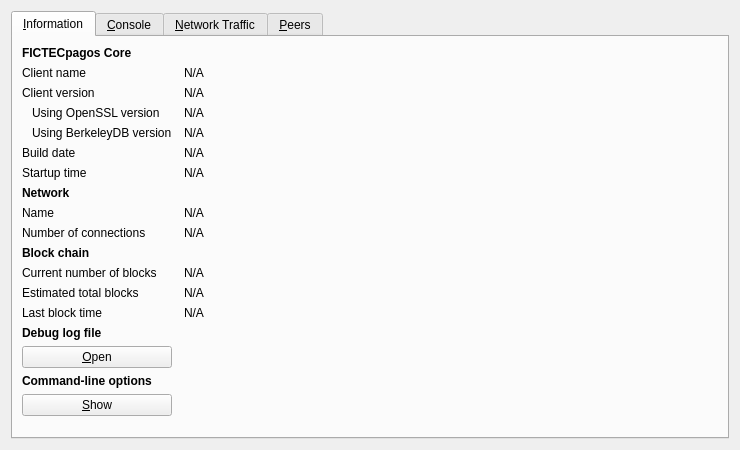
<?xml version="1.0" encoding="UTF-8"?>
<ui version="4.0">
 <class>RPCConsole</class>
 <widget class="QDialog" name="RPCConsole">
  <property name="geometry">
   <rect>
    <x>0</x>
    <y>0</y>
    <width>740</width>
    <height>450</height>
   </rect>
  </property>
  <property name="windowTitle">
   <string>FICTECpagos - Debug window</string>
  </property>
  <layout class="QVBoxLayout" name="verticalLayout_2">
   <item>
    <widget class="QTabWidget" name="tabWidget">
     <property name="currentIndex">
      <number>0</number>
     </property>
     <widget class="QWidget" name="tab_info">
      <attribute name="title">
       <string>&amp;Information</string>
      </attribute>
      <layout class="QGridLayout" name="gridLayout" columnstretch="0,1">
       <property name="horizontalSpacing">
        <number>12</number>
       </property>
       <item row="0" column="0">
        <widget class="QLabel" name="label_9">
         <property name="font">
          <font>
           <weight>75</weight>
           <bold>true</bold>
          </font>
         </property>
         <property name="text">
          <string>FICTECpagos Core</string>
         </property>
        </widget>
       </item>
       <item row="1" column="0">
        <widget class="QLabel" name="label_5">
         <property name="text">
          <string>Client name</string>
         </property>
        </widget>
       </item>
       <item row="1" column="1">
        <widget class="QLabel" name="clientName">
         <property name="cursor">
          <cursorShape>IBeamCursor</cursorShape>
         </property>
         <property name="text">
          <string>N/A</string>
         </property>
         <property name="textFormat">
          <enum>Qt::PlainText</enum>
         </property>
         <property name="textInteractionFlags">
          <set>Qt::LinksAccessibleByMouse|Qt::TextSelectableByKeyboard|Qt::TextSelectableByMouse</set>
         </property>
        </widget>
       </item>
       <item row="2" column="0">
        <widget class="QLabel" name="label_6">
         <property name="text">
          <string>Client version</string>
         </property>
        </widget>
       </item>
       <item row="2" column="1">
        <widget class="QLabel" name="clientVersion">
         <property name="cursor">
          <cursorShape>IBeamCursor</cursorShape>
         </property>
         <property name="text">
          <string>N/A</string>
         </property>
         <property name="textFormat">
          <enum>Qt::PlainText</enum>
         </property>
         <property name="textInteractionFlags">
          <set>Qt::LinksAccessibleByMouse|Qt::TextSelectableByKeyboard|Qt::TextSelectableByMouse</set>
         </property>
        </widget>
       </item>
       <item row="3" column="0">
        <widget class="QLabel" name="label_14">
         <property name="text">
          <string>Using OpenSSL version</string>
         </property>
         <property name="indent">
          <number>10</number>
         </property>
        </widget>
       </item>
       <item row="3" column="1">
        <widget class="QLabel" name="openSSLVersion">
         <property name="cursor">
          <cursorShape>IBeamCursor</cursorShape>
         </property>
         <property name="text">
          <string>N/A</string>
         </property>
         <property name="textFormat">
          <enum>Qt::PlainText</enum>
         </property>
         <property name="textInteractionFlags">
          <set>Qt::LinksAccessibleByMouse|Qt::TextSelectableByKeyboard|Qt::TextSelectableByMouse</set>
         </property>
        </widget>
       </item>
       <item row="4" column="0">
        <widget class="QLabel" name="label_berkeleyDBVersion">
         <property name="text">
          <string>Using BerkeleyDB version</string>
         </property>
         <property name="indent">
          <number>10</number>
         </property>
        </widget>
       </item>
       <item row="4" column="1">
        <widget class="QLabel" name="berkeleyDBVersion">
         <property name="cursor">
          <cursorShape>IBeamCursor</cursorShape>
         </property>
         <property name="text">
          <string>N/A</string>
         </property>
         <property name="textFormat">
          <enum>Qt::PlainText</enum>
         </property>
         <property name="textInteractionFlags">
          <set>Qt::LinksAccessibleByMouse|Qt::TextSelectableByKeyboard|Qt::TextSelectableByMouse</set>
         </property>
        </widget>
       </item>
       <item row="5" column="0">
        <widget class="QLabel" name="label_12">
         <property name="text">
          <string>Build date</string>
         </property>
        </widget>
       </item>
       <item row="5" column="1">
        <widget class="QLabel" name="buildDate">
         <property name="cursor">
          <cursorShape>IBeamCursor</cursorShape>
         </property>
         <property name="text">
          <string>N/A</string>
         </property>
         <property name="textFormat">
          <enum>Qt::PlainText</enum>
         </property>
         <property name="textInteractionFlags">
          <set>Qt::LinksAccessibleByMouse|Qt::TextSelectableByKeyboard|Qt::TextSelectableByMouse</set>
         </property>
        </widget>
       </item>
       <item row="6" column="0">
        <widget class="QLabel" name="label_13">
         <property name="text">
          <string>Startup time</string>
         </property>
        </widget>
       </item>
       <item row="6" column="1">
        <widget class="QLabel" name="startupTime">
         <property name="cursor">
          <cursorShape>IBeamCursor</cursorShape>
         </property>
         <property name="text">
          <string>N/A</string>
         </property>
         <property name="textFormat">
          <enum>Qt::PlainText</enum>
         </property>
         <property name="textInteractionFlags">
          <set>Qt::LinksAccessibleByMouse|Qt::TextSelectableByKeyboard|Qt::TextSelectableByMouse</set>
         </property>
        </widget>
       </item>
       <item row="7" column="0">
        <widget class="QLabel" name="label_11">
         <property name="font">
          <font>
           <weight>75</weight>
           <bold>true</bold>
          </font>
         </property>
         <property name="text">
          <string>Network</string>
         </property>
        </widget>
       </item>
       <item row="8" column="0">
        <widget class="QLabel" name="label_8">
         <property name="text">
          <string>Name</string>
         </property>
        </widget>
       </item>
       <item row="8" column="1">
        <widget class="QLabel" name="networkName">
         <property name="cursor">
          <cursorShape>IBeamCursor</cursorShape>
         </property>
         <property name="text">
          <string>N/A</string>
         </property>
         <property name="textFormat">
          <enum>Qt::PlainText</enum>
         </property>
         <property name="textInteractionFlags">
          <set>Qt::LinksAccessibleByMouse|Qt::TextSelectableByKeyboard|Qt::TextSelectableByMouse</set>
         </property>
        </widget>
       </item>
       <item row="9" column="0">
        <widget class="QLabel" name="label_7">
         <property name="text">
          <string>Number of connections</string>
         </property>
        </widget>
       </item>
       <item row="9" column="1">
        <widget class="QLabel" name="numberOfConnections">
         <property name="cursor">
          <cursorShape>IBeamCursor</cursorShape>
         </property>
         <property name="text">
          <string>N/A</string>
         </property>
         <property name="textFormat">
          <enum>Qt::PlainText</enum>
         </property>
         <property name="textInteractionFlags">
          <set>Qt::LinksAccessibleByMouse|Qt::TextSelectableByKeyboard|Qt::TextSelectableByMouse</set>
         </property>
        </widget>
       </item>
       <item row="10" column="0">
        <widget class="QLabel" name="label_10">
         <property name="font">
          <font>
           <weight>75</weight>
           <bold>true</bold>
          </font>
         </property>
         <property name="text">
          <string>Block chain</string>
         </property>
        </widget>
       </item>
       <item row="11" column="0">
        <widget class="QLabel" name="label_3">
         <property name="text">
          <string>Current number of blocks</string>
         </property>
        </widget>
       </item>
       <item row="11" column="1">
        <widget class="QLabel" name="numberOfBlocks">
         <property name="cursor">
          <cursorShape>IBeamCursor</cursorShape>
         </property>
         <property name="text">
          <string>N/A</string>
         </property>
         <property name="textFormat">
          <enum>Qt::PlainText</enum>
         </property>
         <property name="textInteractionFlags">
          <set>Qt::LinksAccessibleByMouse|Qt::TextSelectableByKeyboard|Qt::TextSelectableByMouse</set>
         </property>
        </widget>
       </item>
       <item row="12" column="0">
        <widget class="QLabel" name="label_4">
         <property name="text">
          <string>Estimated total blocks</string>
         </property>
        </widget>
       </item>
       <item row="12" column="1">
        <widget class="QLabel" name="totalBlocks">
         <property name="cursor">
          <cursorShape>IBeamCursor</cursorShape>
         </property>
         <property name="text">
          <string>N/A</string>
         </property>
         <property name="textFormat">
          <enum>Qt::PlainText</enum>
         </property>
         <property name="textInteractionFlags">
          <set>Qt::LinksAccessibleByMouse|Qt::TextSelectableByKeyboard|Qt::TextSelectableByMouse</set>
         </property>
        </widget>
       </item>
       <item row="13" column="0">
        <widget class="QLabel" name="label_2">
         <property name="text">
          <string>Last block time</string>
         </property>
        </widget>
       </item>
       <item row="13" column="1">
        <widget class="QLabel" name="lastBlockTime">
         <property name="cursor">
          <cursorShape>IBeamCursor</cursorShape>
         </property>
         <property name="text">
          <string>N/A</string>
         </property>
         <property name="textFormat">
          <enum>Qt::PlainText</enum>
         </property>
         <property name="textInteractionFlags">
          <set>Qt::LinksAccessibleByMouse|Qt::TextSelectableByKeyboard|Qt::TextSelectableByMouse</set>
         </property>
        </widget>
       </item>
       <item row="13" column="0">
        <spacer name="verticalSpacer_2">
         <property name="orientation">
          <enum>Qt::Vertical</enum>
         </property>
         <property name="sizeHint" stdset="0">
          <size>
           <width>20</width>
           <height>20</height>
          </size>
         </property>
        </spacer>
       </item>
       <item row="14" column="0">
        <widget class="QLabel" name="labelDebugLogfile">
         <property name="font">
          <font>
           <weight>75</weight>
           <bold>true</bold>
          </font>
         </property>
         <property name="text">
          <string>Debug log file</string>
         </property>
        </widget>
       </item>
       <item row="15" column="0">
        <widget class="QPushButton" name="openDebugLogfileButton">
         <property name="toolTip">
          <string>Open the FICTECpagos debug log file from the current data directory. This can take a few seconds for large log files.</string>
         </property>
         <property name="text">
          <string>&amp;Open</string>
         </property>
         <property name="autoDefault">
          <bool>false</bool>
         </property>
        </widget>
       </item>
       <item row="16" column="0">
        <widget class="QLabel" name="labelCLOptions">
         <property name="font">
          <font>
           <weight>75</weight>
           <bold>true</bold>
          </font>
         </property>
         <property name="text">
          <string>Command-line options</string>
         </property>
        </widget>
       </item>
       <item row="17" column="0">
        <widget class="QPushButton" name="showCLOptionsButton">
         <property name="toolTip">
          <string>Show the FICTECpagos help message to get a list with possible FICTECpagos command-line options.</string>
         </property>
         <property name="text">
          <string>&amp;Show</string>
         </property>
         <property name="autoDefault">
          <bool>false</bool>
         </property>
        </widget>
       </item>
       <item row="18" column="0">
        <spacer name="verticalSpacer">
         <property name="orientation">
          <enum>Qt::Vertical</enum>
         </property>
         <property name="sizeHint" stdset="0">
          <size>
           <width>20</width>
           <height>40</height>
          </size>
         </property>
        </spacer>
       </item>
      </layout>
     </widget>
     <widget class="QWidget" name="tab_console">
      <attribute name="title">
       <string>&amp;Console</string>
      </attribute>
      <layout class="QVBoxLayout" name="verticalLayout_3">
       <property name="spacing">
        <number>3</number>
       </property>
       <item>
        <widget class="QTextEdit" name="messagesWidget">
         <property name="minimumSize">
          <size>
           <width>0</width>
           <height>100</height>
          </size>
         </property>
         <property name="readOnly">
          <bool>true</bool>
         </property>
         <property name="tabKeyNavigation" stdset="0">
          <bool>false</bool>
         </property>
         <property name="columnCount" stdset="0">
          <number>2</number>
         </property>
        </widget>
       </item>
       <item>
        <layout class="QHBoxLayout" name="horizontalLayout">
         <property name="spacing">
          <number>3</number>
         </property>
         <item>
          <widget class="QLabel" name="label">
           <property name="text">
            <string notr="true">&gt;</string>
           </property>
          </widget>
         </item>
         <item>
          <widget class="QLineEdit" name="lineEdit"/>
         </item>
         <item>
          <widget class="QPushButton" name="clearButton">
           <property name="maximumSize">
            <size>
             <width>24</width>
             <height>24</height>
            </size>
           </property>
           <property name="toolTip">
            <string>Clear console</string>
           </property>
           <property name="text">
            <string/>
           </property>
           <property name="icon">
            <iconset resource="../../../fictecpagos.qrc">
             <normaloff>:/icons/remove</normaloff>:/icons/remove</iconset>
           </property>
           <property name="shortcut">
            <string notr="true">Ctrl+L</string>
           </property>
           <property name="autoDefault">
            <bool>false</bool>
           </property>
          </widget>
         </item>
        </layout>
       </item>
      </layout>
     </widget>
     <widget class="QWidget" name="tab_nettraffic">
      <attribute name="title">
       <string>&amp;Network Traffic</string>
      </attribute>
      <layout class="QHBoxLayout" name="horizontalLayout_3">
       <item>
        <layout class="QVBoxLayout" name="verticalLayout_4">
         <item>
          <widget class="TrafficGraphWidget" name="trafficGraph" native="true">
           <property name="sizePolicy">
            <sizepolicy hsizetype="Expanding" vsizetype="Expanding">
             <horstretch>0</horstretch>
             <verstretch>0</verstretch>
            </sizepolicy>
           </property>
          </widget>
         </item>
         <item>
          <layout class="QHBoxLayout" name="horizontalLayout_2">
           <item>
            <widget class="QSlider" name="sldGraphRange">
             <property name="minimum">
              <number>1</number>
             </property>
             <property name="maximum">
              <number>288</number>
             </property>
             <property name="pageStep">
              <number>12</number>
             </property>
             <property name="value">
              <number>6</number>
             </property>
             <property name="orientation">
              <enum>Qt::Horizontal</enum>
             </property>
            </widget>
           </item>
           <item>
            <widget class="QLabel" name="lblGraphRange">
             <property name="minimumSize">
              <size>
               <width>100</width>
               <height>0</height>
              </size>
             </property>
             <property name="alignment">
              <set>Qt::AlignCenter</set>
             </property>
            </widget>
           </item>
           <item>
            <widget class="QPushButton" name="btnClearTrafficGraph">
             <property name="text">
              <string>&amp;Clear</string>
             </property>
             <property name="autoDefault">
              <bool>false</bool>
             </property>
            </widget>
           </item>
          </layout>
         </item>
        </layout>
       </item>
       <item>
        <layout class="QVBoxLayout" name="verticalLayout">
         <item>
          <widget class="QGroupBox" name="groupBox">
           <property name="title">
            <string>Totals</string>
           </property>
           <layout class="QVBoxLayout" name="verticalLayout_5">
            <item>
             <layout class="QHBoxLayout" name="horizontalLayout_4">
              <item>
               <widget class="Line" name="line">
                <property name="sizePolicy">
                 <sizepolicy hsizetype="Fixed" vsizetype="Fixed">
                  <horstretch>0</horstretch>
                  <verstretch>0</verstretch>
                 </sizepolicy>
                </property>
                <property name="minimumSize">
                 <size>
                  <width>10</width>
                  <height>0</height>
                 </size>
                </property>
                <property name="palette">
                 <palette>
                  <active>
                   <colorrole role="Light">
                    <brush brushstyle="SolidPattern">
                     <color alpha="255">
                      <red>0</red>
                      <green>255</green>
                      <blue>0</blue>
                     </color>
                    </brush>
                   </colorrole>
                  </active>
                  <inactive>
                   <colorrole role="Light">
                    <brush brushstyle="SolidPattern">
                     <color alpha="255">
                      <red>0</red>
                      <green>255</green>
                      <blue>0</blue>
                     </color>
                    </brush>
                   </colorrole>
                  </inactive>
                  <disabled>
                   <colorrole role="Light">
                    <brush brushstyle="SolidPattern">
                     <color alpha="255">
                      <red>0</red>
                      <green>255</green>
                      <blue>0</blue>
                     </color>
                    </brush>
                   </colorrole>
                  </disabled>
                 </palette>
                </property>
                <property name="orientation">
                 <enum>Qt::Horizontal</enum>
                </property>
               </widget>
              </item>
              <item>
               <widget class="QLabel" name="label_16">
                <property name="text">
                 <string>In:</string>
                </property>
               </widget>
              </item>
              <item>
               <widget class="QLabel" name="lblBytesIn">
                <property name="minimumSize">
                 <size>
                  <width>50</width>
                  <height>0</height>
                 </size>
                </property>
                <property name="alignment">
                 <set>Qt::AlignRight|Qt::AlignTrailing|Qt::AlignVCenter</set>
                </property>
               </widget>
              </item>
             </layout>
            </item>
            <item>
             <layout class="QHBoxLayout" name="horizontalLayout_5">
              <item>
               <widget class="Line" name="line_2">
                <property name="sizePolicy">
                 <sizepolicy hsizetype="Fixed" vsizetype="Fixed">
                  <horstretch>0</horstretch>
                  <verstretch>0</verstretch>
                 </sizepolicy>
                </property>
                <property name="minimumSize">
                 <size>
                  <width>10</width>
                  <height>0</height>
                 </size>
                </property>
                <property name="palette">
                 <palette>
                  <active>
                   <colorrole role="Light">
                    <brush brushstyle="SolidPattern">
                     <color alpha="255">
                      <red>255</red>
                      <green>0</green>
                      <blue>0</blue>
                     </color>
                    </brush>
                   </colorrole>
                  </active>
                  <inactive>
                   <colorrole role="Light">
                    <brush brushstyle="SolidPattern">
                     <color alpha="255">
                      <red>255</red>
                      <green>0</green>
                      <blue>0</blue>
                     </color>
                    </brush>
                   </colorrole>
                  </inactive>
                  <disabled>
                   <colorrole role="Light">
                    <brush brushstyle="SolidPattern">
                     <color alpha="255">
                      <red>255</red>
                      <green>0</green>
                      <blue>0</blue>
                     </color>
                    </brush>
                   </colorrole>
                  </disabled>
                 </palette>
                </property>
                <property name="orientation">
                 <enum>Qt::Horizontal</enum>
                </property>
               </widget>
              </item>
              <item>
               <widget class="QLabel" name="label_17">
                <property name="text">
                 <string>Out:</string>
                </property>
               </widget>
              </item>
              <item>
               <widget class="QLabel" name="lblBytesOut">
                <property name="minimumSize">
                 <size>
                  <width>50</width>
                  <height>0</height>
                 </size>
                </property>
                <property name="alignment">
                 <set>Qt::AlignRight|Qt::AlignTrailing|Qt::AlignVCenter</set>
                </property>
               </widget>
              </item>
             </layout>
            </item>
            <item>
             <spacer name="verticalSpacer_4">
              <property name="orientation">
               <enum>Qt::Vertical</enum>
              </property>
              <property name="sizeHint" stdset="0">
               <size>
                <width>20</width>
                <height>407</height>
               </size>
              </property>
             </spacer>
            </item>
           </layout>
          </widget>
         </item>
        </layout>
       </item>
      </layout>
     </widget>
     <widget class="QWidget" name="tab_peers">
      <attribute name="title">
       <string>&amp;Peers</string>
      </attribute>
      <layout class="QGridLayout" name="gridLayout_2">
       <item row="0" column="0" rowspan="2">
        <widget class="QTableView" name="peerWidget">
         <property name="horizontalScrollBarPolicy">
          <enum>Qt::ScrollBarAsNeeded</enum>
         </property>
         <property name="sortingEnabled">
          <bool>true</bool>
         </property>
         <attribute name="horizontalHeaderHighlightSections">
          <bool>false</bool>
         </attribute>
        </widget>
       </item>
       <item row="0" column="1">
        <widget class="QLabel" name="peerHeading">
         <property name="sizePolicy">
          <sizepolicy hsizetype="Preferred" vsizetype="Minimum">
           <horstretch>0</horstretch>
           <verstretch>0</verstretch>
          </sizepolicy>
         </property>
         <property name="minimumSize">
          <size>
           <width>300</width>
           <height>32</height>
          </size>
         </property>
         <property name="font">
          <font>
           <pointsize>10</pointsize>
          </font>
         </property>
         <property name="cursor">
          <cursorShape>IBeamCursor</cursorShape>
         </property>
         <property name="text">
          <string>Select a peer to view detailed information.</string>
         </property>
         <property name="alignment">
          <set>Qt::AlignHCenter|Qt::AlignTop</set>
         </property>
         <property name="wordWrap">
          <bool>true</bool>
         </property>
         <property name="textInteractionFlags">
          <set>Qt::LinksAccessibleByMouse|Qt::TextSelectableByKeyboard|Qt::TextSelectableByMouse</set>
         </property>
        </widget>
       </item>
       <item row="1" column="1">
        <widget class="QWidget" name="detailWidget" native="true">
         <property name="minimumSize">
          <size>
           <width>300</width>
           <height>0</height>
          </size>
         </property>
         <layout class="QGridLayout" name="gridLayout_3">
          <item row="0" column="0">
           <widget class="QLabel" name="label_23">
            <property name="text">
             <string>Peer ID</string>
            </property>
           </widget>
          </item>
          <item row="0" column="2">
           <widget class="QLabel" name="peerId">
            <property name="cursor">
             <cursorShape>IBeamCursor</cursorShape>
            </property>
            <property name="text">
             <string>N/A</string>
            </property>
            <property name="textFormat">
             <enum>Qt::PlainText</enum>
            </property>
            <property name="textInteractionFlags">
             <set>Qt::LinksAccessibleByMouse|Qt::TextSelectableByKeyboard|Qt::TextSelectableByMouse</set>
            </property>
           </widget>
          </item>
          <item row="1" column="0">
           <widget class="QLabel" name="label_23">
            <property name="text">
             <string>Direction</string>
            </property>
           </widget>
          </item>
          <item row="1" column="2">
           <widget class="QLabel" name="peerDirection">
            <property name="cursor">
             <cursorShape>IBeamCursor</cursorShape>
            </property>
            <property name="text">
             <string>N/A</string>
            </property>
            <property name="textFormat">
             <enum>Qt::PlainText</enum>
            </property>
            <property name="textInteractionFlags">
             <set>Qt::LinksAccessibleByMouse|Qt::TextSelectableByKeyboard|Qt::TextSelectableByMouse</set>
            </property>
           </widget>
          </item>
          <item row="2" column="0">
           <widget class="QLabel" name="label_21">
            <property name="text">
             <string>Version</string>
            </property>
           </widget>
          </item>
          <item row="2" column="2">
           <widget class="QLabel" name="peerVersion">
            <property name="cursor">
             <cursorShape>IBeamCursor</cursorShape>
            </property>
            <property name="text">
             <string>N/A</string>
            </property>
            <property name="textFormat">
             <enum>Qt::PlainText</enum>
            </property>
            <property name="textInteractionFlags">
             <set>Qt::LinksAccessibleByMouse|Qt::TextSelectableByKeyboard|Qt::TextSelectableByMouse</set>
            </property>
           </widget>
          </item>
          <item row="3" column="0">
           <widget class="QLabel" name="label_28">
            <property name="text">
             <string>User Agent</string>
            </property>
           </widget>
          </item>
          <item row="3" column="2">
           <widget class="QLabel" name="peerSubversion">
            <property name="cursor">
             <cursorShape>IBeamCursor</cursorShape>
            </property>
            <property name="text">
             <string>N/A</string>
            </property>
            <property name="textFormat">
             <enum>Qt::PlainText</enum>
            </property>
            <property name="textInteractionFlags">
             <set>Qt::LinksAccessibleByMouse|Qt::TextSelectableByKeyboard|Qt::TextSelectableByMouse</set>
            </property>
           </widget>
          </item>
          <item row="4" column="0">
           <widget class="QLabel" name="label_4">
            <property name="text">
             <string>Services</string>
            </property>
           </widget>
          </item>
          <item row="4" column="2">
           <widget class="QLabel" name="peerServices">
            <property name="cursor">
             <cursorShape>IBeamCursor</cursorShape>
            </property>
            <property name="text">
             <string>N/A</string>
            </property>
            <property name="textFormat">
             <enum>Qt::PlainText</enum>
            </property>
            <property name="textInteractionFlags">
             <set>Qt::LinksAccessibleByMouse|Qt::TextSelectableByKeyboard|Qt::TextSelectableByMouse</set>
            </property>
           </widget>
          </item>
          <item row="5" column="0">
           <widget class="QLabel" name="label_29">
            <property name="text">
             <string>Starting Height</string>
            </property>
           </widget>
          </item>
          <item row="5" column="2">
           <widget class="QLabel" name="peerHeight">
            <property name="cursor">
             <cursorShape>IBeamCursor</cursorShape>
            </property>
            <property name="text">
             <string>N/A</string>
            </property>
            <property name="textFormat">
             <enum>Qt::PlainText</enum>
            </property>
            <property name="textInteractionFlags">
             <set>Qt::LinksAccessibleByMouse|Qt::TextSelectableByKeyboard|Qt::TextSelectableByMouse</set>
            </property>
           </widget>
          </item>
          <item row="6" column="0">
           <widget class="QLabel" name="label_27">
            <property name="text">
             <string>Sync Height</string>
            </property>
           </widget>
          </item>
          <item row="6" column="2">
           <widget class="QLabel" name="peerSyncHeight">
            <property name="cursor">
             <cursorShape>IBeamCursor</cursorShape>
            </property>
            <property name="text">
             <string>N/A</string>
            </property>
            <property name="textFormat">
             <enum>Qt::PlainText</enum>
            </property>
            <property name="textInteractionFlags">
             <set>Qt::LinksAccessibleByMouse|Qt::TextSelectableByKeyboard|Qt::TextSelectableByMouse</set>
            </property>
           </widget>
          </item>
          <item row="7" column="0">
           <widget class="QLabel" name="label_24">
            <property name="text">
             <string>Ban Score</string>
            </property>
           </widget>
          </item>
          <item row="7" column="2">
           <widget class="QLabel" name="peerBanScore">
            <property name="cursor">
             <cursorShape>IBeamCursor</cursorShape>
            </property>
            <property name="text">
             <string>N/A</string>
            </property>
            <property name="textFormat">
             <enum>Qt::PlainText</enum>
            </property>
            <property name="textInteractionFlags">
             <set>Qt::LinksAccessibleByMouse|Qt::TextSelectableByKeyboard|Qt::TextSelectableByMouse</set>
            </property>
           </widget>
          </item>
          <item row="8" column="0">
           <widget class="QLabel" name="label_22">
            <property name="text">
             <string>Connection Time</string>
            </property>
           </widget>
          </item>
          <item row="8" column="2">
           <widget class="QLabel" name="peerConnTime">
            <property name="cursor">
             <cursorShape>IBeamCursor</cursorShape>
            </property>
            <property name="text">
             <string>N/A</string>
            </property>
            <property name="textFormat">
             <enum>Qt::PlainText</enum>
            </property>
            <property name="textInteractionFlags">
             <set>Qt::LinksAccessibleByMouse|Qt::TextSelectableByKeyboard|Qt::TextSelectableByMouse</set>
            </property>
           </widget>
          </item>
          <item row="9" column="0">
           <widget class="QLabel" name="label_15">
            <property name="text">
             <string>Last Send</string>
            </property>
           </widget>
          </item>
          <item row="9" column="2">
           <widget class="QLabel" name="peerLastSend">
            <property name="cursor">
             <cursorShape>IBeamCursor</cursorShape>
            </property>
            <property name="text">
             <string>N/A</string>
            </property>
            <property name="textFormat">
             <enum>Qt::PlainText</enum>
            </property>
            <property name="textInteractionFlags">
             <set>Qt::LinksAccessibleByMouse|Qt::TextSelectableByKeyboard|Qt::TextSelectableByMouse</set>
            </property>
           </widget>
          </item>
          <item row="10" column="0">
           <widget class="QLabel" name="label_19">
            <property name="text">
             <string>Last Receive</string>
            </property>
           </widget>
          </item>
          <item row="10" column="2">
           <widget class="QLabel" name="peerLastRecv">
            <property name="cursor">
             <cursorShape>IBeamCursor</cursorShape>
            </property>
            <property name="text">
             <string>N/A</string>
            </property>
            <property name="textFormat">
             <enum>Qt::PlainText</enum>
            </property>
            <property name="textInteractionFlags">
             <set>Qt::LinksAccessibleByMouse|Qt::TextSelectableByKeyboard|Qt::TextSelectableByMouse</set>
            </property>
           </widget>
          </item>
          <item row="11" column="0">
           <widget class="QLabel" name="label_18">
            <property name="text">
             <string>Bytes Sent</string>
            </property>
           </widget>
          </item>
          <item row="11" column="2">
           <widget class="QLabel" name="peerBytesSent">
            <property name="cursor">
             <cursorShape>IBeamCursor</cursorShape>
            </property>
            <property name="text">
             <string>N/A</string>
            </property>
            <property name="textFormat">
             <enum>Qt::PlainText</enum>
            </property>
            <property name="textInteractionFlags">
             <set>Qt::LinksAccessibleByMouse|Qt::TextSelectableByKeyboard|Qt::TextSelectableByMouse</set>
            </property>
           </widget>
          </item>
          <item row="12" column="0">
           <widget class="QLabel" name="label_20">
            <property name="text">
             <string>Bytes Received</string>
            </property>
           </widget>
          </item>
          <item row="12" column="2">
           <widget class="QLabel" name="peerBytesRecv">
            <property name="cursor">
             <cursorShape>IBeamCursor</cursorShape>
            </property>
            <property name="text">
             <string>N/A</string>
            </property>
            <property name="textFormat">
             <enum>Qt::PlainText</enum>
            </property>
            <property name="textInteractionFlags">
             <set>Qt::LinksAccessibleByMouse|Qt::TextSelectableByKeyboard|Qt::TextSelectableByMouse</set>
            </property>
           </widget>
          </item>
          <item row="13" column="0">
           <widget class="QLabel" name="label_26">
            <property name="text">
             <string>Ping Time</string>
            </property>
           </widget>
          </item>
          <item row="13" column="2">
           <widget class="QLabel" name="peerPingTime">
            <property name="cursor">
             <cursorShape>IBeamCursor</cursorShape>
            </property>
            <property name="text">
             <string>N/A</string>
            </property>
            <property name="textFormat">
             <enum>Qt::PlainText</enum>
            </property>
            <property name="textInteractionFlags">
             <set>Qt::LinksAccessibleByMouse|Qt::TextSelectableByKeyboard|Qt::TextSelectableByMouse</set>
            </property>
           </widget>
          </item>
          <item row="14" column="0">
           <widget class="QLabel" name="label_timeoffset">
            <property name="text">
             <string>Time Offset</string>
            </property>
           </widget>
          </item>
          <item row="14" column="2">
           <widget class="QLabel" name="timeoffset">
            <property name="cursor">
             <cursorShape>IBeamCursor</cursorShape>
            </property>
            <property name="text">
             <string>N/A</string>
            </property>
            <property name="textFormat">
             <enum>Qt::PlainText</enum>
            </property>
            <property name="textInteractionFlags">
             <set>Qt::LinksAccessibleByMouse|Qt::TextSelectableByKeyboard|Qt::TextSelectableByMouse</set>
            </property>
           </widget>
          </item>
          <item row="15" column="1">
           <spacer name="verticalSpacer_3">
            <property name="orientation">
             <enum>Qt::Vertical</enum>
            </property>
            <property name="sizeHint" stdset="0">
             <size>
              <width>20</width>
              <height>40</height>
             </size>
            </property>
           </spacer>
          </item>
         </layout>
        </widget>
       </item>
      </layout>
     </widget>
    </widget>
   </item>
  </layout>
 </widget>
 <customwidgets>
  <customwidget>
   <class>TrafficGraphWidget</class>
   <extends>QWidget</extends>
   <header>trafficgraphwidget.h</header>
   <container>1</container>
   <slots>
    <slot>clear()</slot>
   </slots>
  </customwidget>
 </customwidgets>
 <resources>
  <include location="../../../fictecpagos.qrc"/>
 </resources>
 <connections/>
</ui>
